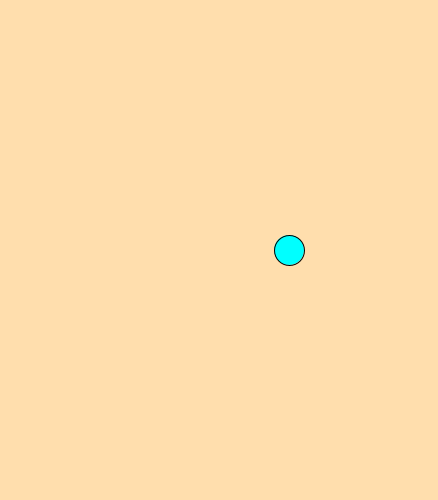
Frame 1 (no input)
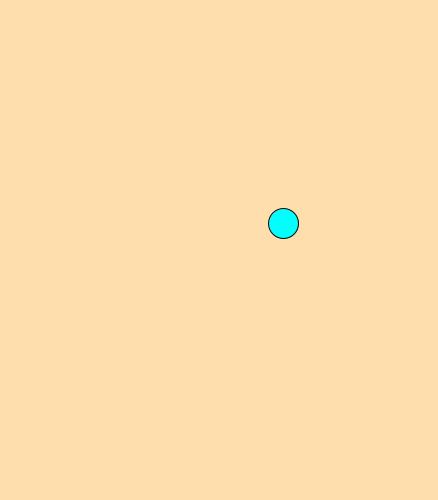
Frame 60 (the mouse pressed at the canvas centre just before this capture)
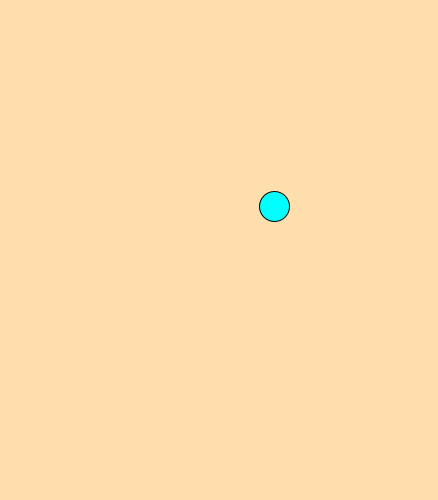
Frame 120 (the mouse held since frame 60 and released just before this capture)

The Processing sketch that drew these frames (run headless with seeded random() and noise(); from frame 60 on, the mouse is pressed at the canvas centre):

// Processing sketch: processing_150936
// ── processing_150936.pde

/*Ejercicio: Simular el movimiento circular (w vueltas/seg) de
una punto que gira a una distancia r del centro.*/

float posX, posY;
float delta_t = 0.1;
float t = 0.0;
float radio = 70;

void setup() {
  size(438, 500);
  smooth();
}

void draw() {
  background(255,222,173,0);
  
  translate(radio*cos(t), radio*sin(t));
  
  fill(0,255,255,255);
  ellipse(width/2, height/2, 30, 30);
  
  t = t + delta_t;
}
